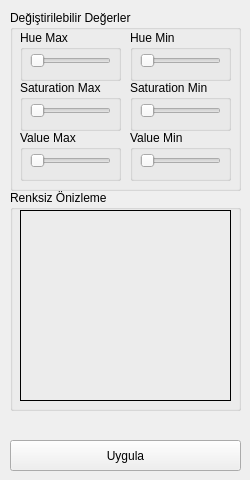
    <widget class="QWidget" name="tab_4">
     <attribute name="title">
      <string>Renk Filtreleme</string>
     </attribute>
     <widget class="QGroupBox" name="groupBox_20">
      <property name="geometry">
       <rect>
        <x>10</x>
        <y>10</y>
        <width>231</width>
        <height>181</height>
       </rect>
      </property>
      <property name="title">
       <string>Değiştirilebilir Değerler</string>
      </property>
      <widget class="QGroupBox" name="groupBox_22">
       <property name="geometry">
        <rect>
         <x>10</x>
         <y>20</y>
         <width>101</width>
         <height>51</height>
        </rect>
       </property>
       <property name="title">
        <string>Hue Max</string>
       </property>
       <widget class="QSlider" name="horizontalSliderHMax">
        <property name="geometry">
         <rect>
          <x>10</x>
          <y>20</y>
          <width>81</width>
          <height>21</height>
         </rect>
        </property>
        <property name="maximum">
         <number>255</number>
        </property>
        <property name="orientation">
         <enum>Qt::Horizontal</enum>
        </property>
       </widget>
      </widget>
      <widget class="QGroupBox" name="groupBox_23">
       <property name="geometry">
        <rect>
         <x>10</x>
         <y>70</y>
         <width>101</width>
         <height>51</height>
        </rect>
       </property>
       <property name="title">
        <string>Saturation Max</string>
       </property>
       <widget class="QSlider" name="horizontalSliderSatMax">
        <property name="geometry">
         <rect>
          <x>10</x>
          <y>20</y>
          <width>81</width>
          <height>21</height>
         </rect>
        </property>
        <property name="maximum">
         <number>255</number>
        </property>
        <property name="orientation">
         <enum>Qt::Horizontal</enum>
        </property>
       </widget>
      </widget>
      <widget class="QGroupBox" name="groupBox_24">
       <property name="geometry">
        <rect>
         <x>10</x>
         <y>120</y>
         <width>101</width>
         <height>51</height>
        </rect>
       </property>
       <property name="title">
        <string>Value Max</string>
       </property>
       <widget class="QSlider" name="horizontalSliderValMax">
        <property name="geometry">
         <rect>
          <x>10</x>
          <y>20</y>
          <width>81</width>
          <height>21</height>
         </rect>
        </property>
        <property name="maximum">
         <number>255</number>
        </property>
        <property name="orientation">
         <enum>Qt::Horizontal</enum>
        </property>
       </widget>
      </widget>
      <widget class="QGroupBox" name="groupBox_25">
       <property name="geometry">
        <rect>
         <x>120</x>
         <y>20</y>
         <width>101</width>
         <height>51</height>
        </rect>
       </property>
       <property name="title">
        <string>Hue Min</string>
       </property>
       <widget class="QSlider" name="horizontalSliderHMin">
        <property name="geometry">
         <rect>
          <x>10</x>
          <y>20</y>
          <width>81</width>
          <height>21</height>
         </rect>
        </property>
        <property name="maximum">
         <number>255</number>
        </property>
        <property name="orientation">
         <enum>Qt::Horizontal</enum>
        </property>
       </widget>
      </widget>
      <widget class="QGroupBox" name="groupBox_26">
       <property name="geometry">
        <rect>
         <x>120</x>
         <y>70</y>
         <width>101</width>
         <height>51</height>
        </rect>
       </property>
       <property name="title">
        <string>Saturation Min</string>
       </property>
       <widget class="QSlider" name="horizontalSliderSatMin">
        <property name="geometry">
         <rect>
          <x>10</x>
          <y>20</y>
          <width>81</width>
          <height>21</height>
         </rect>
        </property>
        <property name="maximum">
         <number>255</number>
        </property>
        <property name="orientation">
         <enum>Qt::Horizontal</enum>
        </property>
       </widget>
      </widget>
      <widget class="QGroupBox" name="groupBox_27">
       <property name="geometry">
        <rect>
         <x>120</x>
         <y>120</y>
         <width>101</width>
         <height>51</height>
        </rect>
       </property>
       <property name="title">
        <string>Value Min</string>
       </property>
       <widget class="QSlider" name="horizontalSliderValMin">
        <property name="geometry">
         <rect>
          <x>10</x>
          <y>20</y>
          <width>81</width>
          <height>21</height>
         </rect>
        </property>
        <property name="maximum">
         <number>255</number>
        </property>
        <property name="orientation">
         <enum>Qt::Horizontal</enum>
        </property>
       </widget>
      </widget>
     </widget>
     <widget class="QGroupBox" name="groupBox_21">
      <property name="geometry">
       <rect>
        <x>10</x>
        <y>190</y>
        <width>231</width>
        <height>221</height>
       </rect>
      </property>
      <property name="title">
       <string>Renksiz Önizleme</string>
      </property>
      <widget class="QLabel" name="labelMiniGray">
       <property name="geometry">
        <rect>
         <x>10</x>
         <y>20</y>
         <width>211</width>
         <height>191</height>
        </rect>
       </property>
       <property name="frameShape">
        <enum>QFrame::Box</enum>
       </property>
       <property name="text">
        <string/>
       </property>
      </widget>
     </widget>
     <widget class="QPushButton" name="pushButton_6">
      <property name="geometry">
       <rect>
        <x>10</x>
        <y>440</y>
        <width>231</width>
        <height>31</height>
       </rect>
      </property>
      <property name="text">
       <string>Uygula</string>
      </property>
     </widget>
    </widget>
